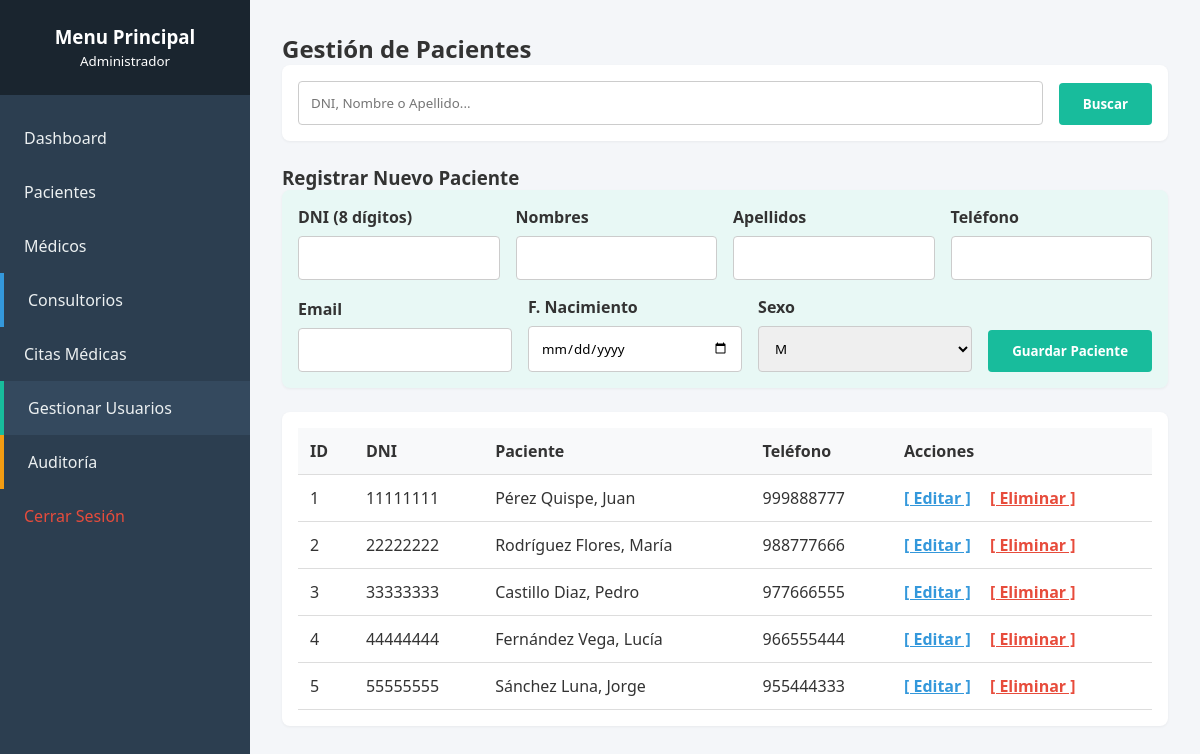
The app's page /pacientes.php (signed in) with its own data.
### tables this page shows
CREATE TABLE pacientes (
    id_paciente INT AUTO_INCREMENT PRIMARY KEY,
    dni CHAR(8) NOT NULL UNIQUE,
    nombre VARCHAR(50) NOT NULL,
    apellido VARCHAR(50) NOT NULL,
    telefono VARCHAR(15),
    email VARCHAR(100),
    fecha_nacimiento DATE NOT NULL,
    sexo ENUM('M', 'F') NOT NULL,
    created_at TIMESTAMP DEFAULT CURRENT_TIMESTAMP,
    INDEX idx_dni (dni)
);

### pacientes.php (the view, shortened to what this page needs)
<?php
require_once 'config/conexion.php';
$buscar = $_GET['buscar'] ?? '';
$sql = "SELECT * FROM pacientes WHERE 1=1";
$params = [];
$stmt = $pdo->prepare($sql); $stmt->execute($params); $pacientes = $stmt->fetchAll();
include 'includes/header.php'; include 'includes/sidebar.php';
?>
<div class="main-content">
    <h2>Gestión de Pacientes</h2>
    <form method="GET" class="filter-box">
        <div class="form-group"><input type="text" name="buscar" class="form-control" placeholder="DNI, Nombre o Apellido..." value="<?= htmlspecialchars($buscar); ?>"></div>
        <button type="submit" class="btn" style="width:auto;">Buscar</button>
    </form>
    <h3>Registrar Nuevo Paciente</h3>
    <form action="pacientes.php" method="POST" class="filter-box" style="background:#e8f8f5;">
        <div class="form-group"><label>DNI (8 dígitos)</label><input type="text" name="dni" maxlength="8" pattern="\d{8}" class="form-control" required></div>
        <div class="form-group"><label>Nombres</label><input type="text" name="nombre" class="form-control" required></div>
        <div class="form-group"><label>Apellidos</label><input type="text" name="apellido" class="form-control" required></div>
        <div class="form-group"><label>Teléfono</label><input type="text" name="telefono" class="form-control"></div>
        <div class="form-group"><label>Email</label><input type="email" name="email" class="form-control"></div>
        <div class="form-group"><label>F. Nacimiento</label><input type="date" name="fecha_nacimiento" class="form-control" required></div>
        <div class="form-group"><label>Sexo</label><select name="sexo" class="form-control" required><option value="M">M</option><option value="F">F</option></select></div>
        <button type="submit" class="btn" style="width:auto;">Guardar Paciente</button>
    </form>
    <div class="table-responsive">
        <table>
            <thead><tr><th>ID</th><th>DNI</th><th>Paciente</th><th>Teléfono</th><th>Acciones</th></tr></thead>
            <tbody>
                <?php foreach($pacientes as $p): ?>
                <tr>
                    <td><?= $p['id_paciente']; ?></td>
                    <td><?= $p['dni']; ?></td>
                    <td><?= htmlspecialchars($p['apellido'] . ", " . $p['nombre']); ?></td>
                    <td><?= htmlspecialchars($p['telefono'] ?? '-'); ?></td>
                    <td>
                        <a href="editar_paciente.php?id=<?= $p['id_paciente']; ?>" style="color:#3498db; font-weight:bold; margin-right:15px;">[ Editar ]</a>
                        <a href="pacientes.php?eliminar_id=<?= $p['id_paciente']; ?>" class="btn-delete" style="color:#e74c3c; font-weight:bold;">[ Eliminar ]</a>
                    </td>
                </tr>
                <?php endforeach; ?>
            </tbody>
        </table>
    </div>
</div>
</div></div>
</body>
</html>

### css/estilos.css (style rules this page uses)
:root { --primary: #2c3e50; --secondary: #18bc9c; --background: #f4f6f9; --text: #333; --white: #ffffff; }
* { margin: 0; padding: 0; box-sizing: border-box; font-family: 'Segoe UI', sans-serif; }
body { background-color: var(--background); color: var(--text); display: flex; }
.form-group { margin-bottom: 1.2rem; }
.form-group label { display: block; margin-bottom: 0.5rem; font-weight: bold; }
.form-control { width: 100%; padding: 0.75rem; border: 1px solid #ccc; border-radius: 4px; }
.btn { background: var(--secondary); color: var(--white); border: none; padding: 0.75rem 1.5rem; cursor: pointer; border-radius: 4px; font-weight: bold; width: 100%; text-decoration: none; display: inline-block; text-align: center; }
.main-content { flex: 1; padding: 2rem; max-width: 100%; overflow-hidden; }
.table-responsive { overflow-x: auto; margin-top: 1.5rem; background: var(--white); padding: 1rem; border-radius: 8px; box-shadow: 0 1px 3px rgba(0,0,0,0.05); }
table { width: 100%; border-collapse: collapse; }
th, td { padding: 0.75rem; text-align: left; border-bottom: 1px solid #ddd; }
th { background-color: #f8f9fa; }
.filter-box { background: var(--white); padding: 1rem; border-radius: 8px; margin-bottom: 1.5rem; display: flex; gap: 1rem; flex-wrap: wrap; align-items: flex-end; box-shadow: 0 1px 3px rgba(0,0,0,0.05); }
.filter-box .form-group { margin: 0; flex: 1; min-width: 180px; }

### records on screen
pacientes: id_paciente "1", dni "11111111", apellido+nombre "Pérez Quispe, Juan", telefono "999888777"
pacientes: id_paciente "2", dni "22222222", apellido+nombre "Rodríguez Flores, María", telefono "988777666"
pacientes: id_paciente "3", dni "33333333", apellido+nombre "Castillo Diaz, Pedro", telefono "977666555"
pacientes: id_paciente "4", dni "44444444", apellido+nombre "Fernández Vega, Lucía", telefono "966555444"
pacientes: id_paciente "5", dni "55555555", apellido+nombre "Sánchez Luna, Jorge", telefono "955444333"

### other values on screen
$_SESSION['usuario_rol'] "Administrador"
